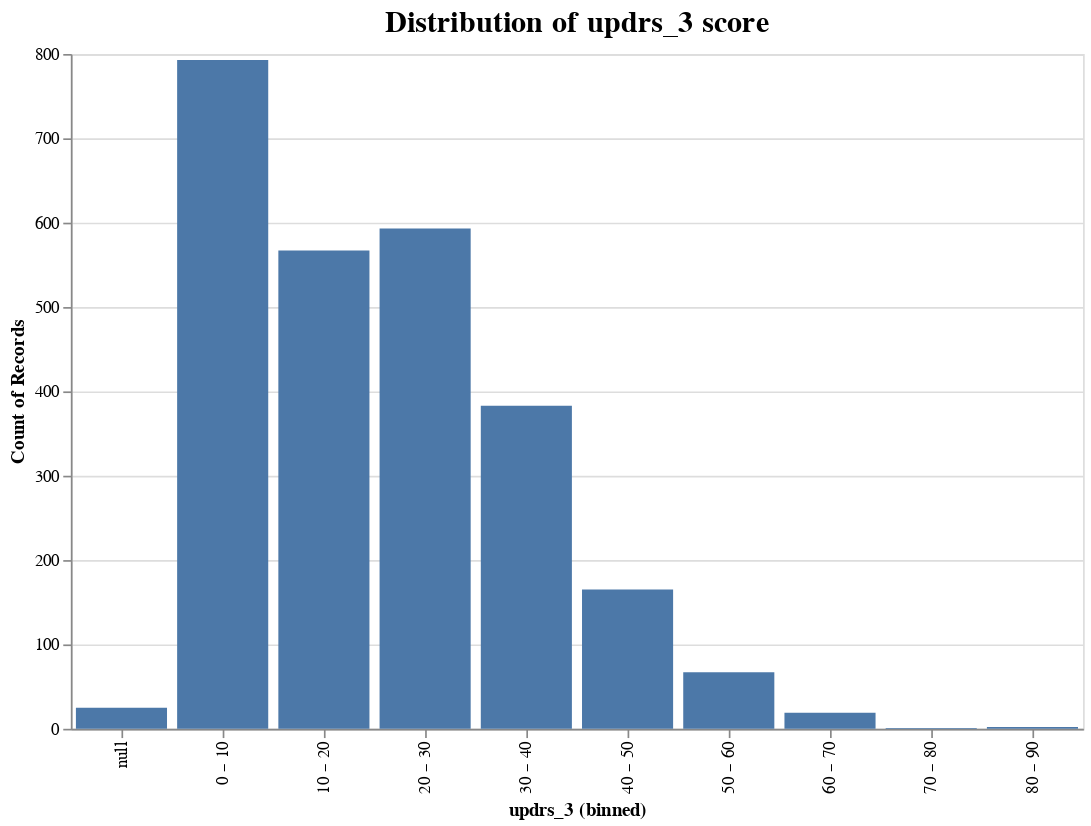

The code cell stored with this chart in its notebook:
### Code cell
# Create an Altair chart object
chart = alt.Chart(train_clinical).mark_bar().encode(
    x=alt.X('updrs_3:O', bin=True),
    y='count()',
)

# Customize the chart
chart = chart.properties(
    title={
        'text': 'Distribution of updrs_3 score',
        'fontSize': 18,
        'fontWeight': 'bold'
    },
    width=600,
    height=400
)

# Display the chart
chart

### Figure 1 — Vega-Lite specification as saved in the notebook (floating-point values rounded to 4 significant figures; data arrays with more than 128 entries replaced by an {"elided": "..."} marker saying what was removed)
{"config": {"view": {"continuousWidth": 400, "continuousHeight": 300}}, "data": {"name": "data-a68b3fe7fcbda0d0d2a593f863e38a7d"}, "mark": "bar", "encoding": {"x": {"bin": true, "field": "updrs_3", "type": "ordinal"}, "y": {"aggregate": "count", "type": "quantitative"}}, "height": 400, "title": {"text": "Distribution of updrs_3 score", "fontSize": 18, "fontWeight": "bold"}, "width": 600, "$schema": "https://vega.github.io/schema/vega-lite/v4.17.0.json", "datasets": {"data-a68b3fe7fcbda0d0d2a593f863e38a7d": {"elided": "2615 records"}}}
